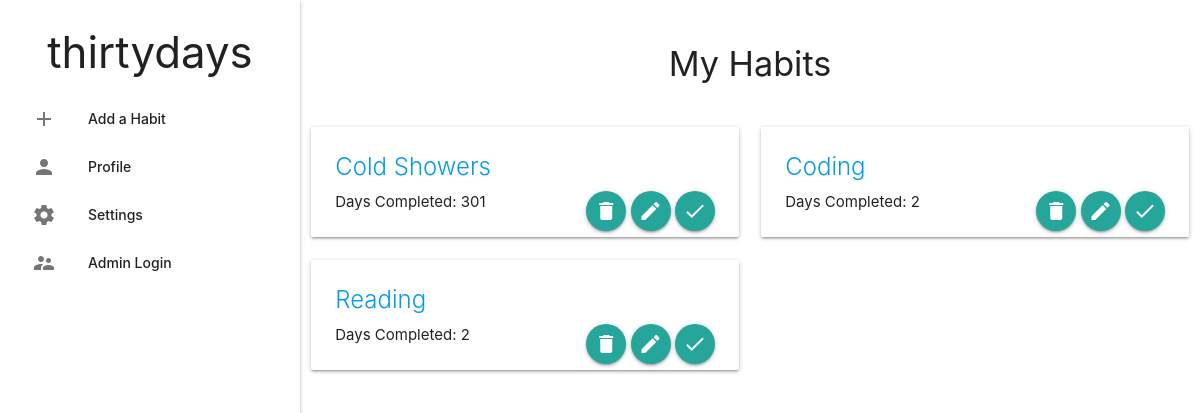
The page / on the database its author committed.
### task/models.py (models this page shows, shortened)
class Habit(models.Model):
    habit_name = models.CharField(max_length=200)
    start_date = models.DateField()
    day_counter = models.IntegerField(default = 0)
    habit_desc = models.TextField()
    habit_priority = models.IntegerField()
    completed = models.BooleanField(default = False)
    active = models.BooleanField(default = True)
    def update(self):
        now = datetime.datetime.now()
        if self.active:
            current_date = self.start_date + datetime.timedelta(days = self.day_counter)
            midnight = datetime.datetime(current_date.year, current_date.month, current_date.day + 1, 0, 0, 0)
            if  now > midnight:
                if self.completed == False:
                    self.day_counter = 0
                    self.start_date = current_date
                else:
                    self.day_counter += 1
                    self.completed = False
        else:
            if self.start_date <= now.date():
                self.active = True
        self.save()

### task/views.py (the view, shortened to what this page needs)
# urls.py: path('', views.index, name = "Habits"),
def index(request):
    habit_list = Habit.objects.all()
    for habit in habit_list:
        habit.update()
    context = {'habit_list': habit_list}
    return render(request, 'task/index.html', context)

### task/templates/task/index.html (shortened to what this page needs)
{% extends 'task/layout.html' %}
{% block content %}
<h4 class="center-align"> My Habits </h4>
<br>
  <div class="row">
  {% for habit in habit_list %}
    <div class="col s6">
      <div class="card hoverable">
        <div class="card-content">
        <span class="card-title"><a href="/task/{{habit.id}}">{{habit.habit_name}}</a></span>
        Days Completed: {{ habit.day_counter }}
        <div class="right valign-wrapper">
          <form method = "post">
            <button class="btn-floating" type="submit" name="delete" value="{{habit.id}}">
              <i class="material-icons">delete</i></button>
            <button class="btn-floating" type="submit" name="edit" value="{{habit.id}}">
              <i class="material-icons">edit</i></button>
            <button class="btn-floating" type="submit" name="complete" value="{{habit.id}}">
              <i class="material-icons">check</i></button>
          </form>
        </div>
      </div>
      </div>
    </div>
  {% endfor %}
</div>
{% endblock %}

### rows shown on the page
Habit: habit_name "Cold Showers", day_counter "301", {{ habit.id }} 14 (drawn)
Habit: habit_name "Coding", day_counter "2", {{ habit.id }} 15 (drawn)
Habit: habit_name "Reading", day_counter "2", {{ habit.id }} 16 (drawn)
